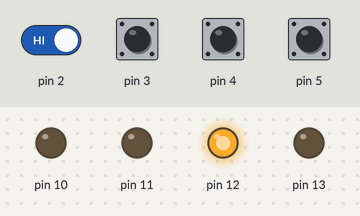
The sketch below on a simulated Arduino Uno, built with avr-gcc and run on an emulated ATmega328P. Shown: output pins drawn as LEDs (lit = HIGH). Inputs (shaded band) come from the test bench; at power-on: pin 2–5 HIGH. Random numbers use the default seed unless the sketch sets one.

Above: at 7.3 s.
7.4 s: pin 2 driven LOW
At 11.3 s:
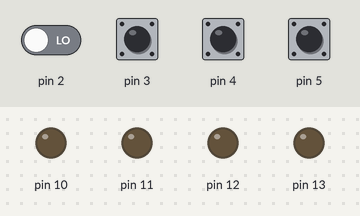
14.4 s: pin 2 driven HIGH
At 16.0 s:
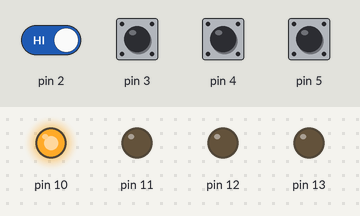
Timing chart, 0 to 25.9 s (numbered marks = the images above; inputs shaded):
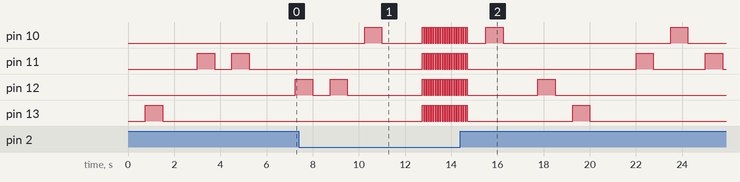

Measured:
- after the input at 7.4 s, pin 11, pin 13: alternates HIGH for 0.05 s and LOW for 0.05 s, starting after 5.4 s
- by itself, pin 11: alternates HIGH for 0.75 s and LOW for 0.75 s, 4 changes in all, then stays LOW

The sketch:

SimonSays.ino
```cpp
void setup() {
  // put your setup code here, to run once:
  pinMode(2, INPUT);
  pinMode(3, INPUT);
  pinMode(4, INPUT);
  pinMode(5, INPUT);
  pinMode(10, OUTPUT);
  pinMode(11, OUTPUT);
  pinMode(12, OUTPUT);
  pinMode(13, OUTPUT);
}
int k[4];
bool running = true;
void Randomize(int nb){
  delay(750);
  for(int i =0;i<nb;i++){
    k[i]=random(10,14);
    digitalWrite(k[i],HIGH);
    delay(750);
    digitalWrite(k[i],LOW);
    delay(750);
}
}

void Win()
{
  for(int j=0;j<10;j++)
    for(int i=10;i<14;i++)
    {
      digitalWrite(i,HIGH);
      delay(50);
      digitalWrite(i,LOW);
      delay(50);
    }
}
void Lose()
{
  for(int i =0;i<20;i++){
  digitalWrite(10,HIGH);
  digitalWrite(11,HIGH);
  digitalWrite(12,HIGH);
  digitalWrite(13,HIGH);
  delay(50);
  digitalWrite(10,LOW);
  digitalWrite(11,LOW);
  digitalWrite(12,LOW);
  digitalWrite(13,LOW);
  delay(50);
  }
  running = false;
}

void loop()
{
  running = true;
  while(running)
  {
    Randomize(1);
    while((digitalRead(2) == LOW) && (digitalRead(3) == LOW) && (digitalRead(4) == LOW) && (digitalRead(5) == LOW)){}
    if(digitalRead(k[0]-8)==HIGH)
    {
        Randomize(2);
        while((digitalRead(2) == LOW) && (digitalRead(3) == LOW) && (digitalRead(4) == LOW) && (digitalRead(5) == LOW)){}
        if(digitalRead(k[0]-8)==HIGH)
        {
            delay(500);
            while((digitalRead(2) == LOW) && (digitalRead(3) == LOW) && (digitalRead(4) == LOW) && (digitalRead(5) == LOW)){}
            if(digitalRead(k[1]-8)==HIGH)
            {
                Randomize(3);
                while((digitalRead(2) == LOW) && (digitalRead(3) == LOW) && (digitalRead(4) == LOW) && (digitalRead(5) == LOW)){}
                if(digitalRead(k[0]-8)==HIGH)
                {
                    delay(500);
                    while((digitalRead(2) == LOW) && (digitalRead(3) == LOW) && (digitalRead(4) == LOW) && (digitalRead(5) == LOW)){}
                    if(digitalRead(k[1]-8)==HIGH)
                    {
                        delay(500);
                        while((digitalRead(2) == LOW) && (digitalRead(3) == LOW) && (digitalRead(4) == LOW) && (digitalRead(5) == LOW)){}
                        if(digitalRead(k[2]-8)==HIGH)
                        {
                            Randomize(4);
                            while((digitalRead(2) == LOW) && (digitalRead(3) == LOW) && (digitalRead(4) == LOW) && (digitalRead(5) == LOW)){}
                            if(digitalRead(k[0]-8)==HIGH)
                            {
                                delay(500);
                                while((digitalRead(2) == LOW) && (digitalRead(3) == LOW) && (digitalRead(4) == LOW) && (digitalRead(5) == LOW)){}
                                if(digitalRead(k[1]-8)==HIGH)
                                {
                                    delay(500);
                                    while((digitalRead(2) == LOW) && (digitalRead(3) == LOW) && (digitalRead(4) == LOW) && (digitalRead(5) == LOW)){}
                                    if(digitalRead(k[2]-8)==HIGH)
                                    {
                                        delay(500);
                                        while((digitalRead(2) == LOW) && (digitalRead(3) == LOW) && (digitalRead(4) == LOW) && (digitalRead(5) == LOW)){}
                                        if(digitalRead(k[3]-8)==HIGH)
                                        {
                                            Win();
                                        }
                                        else
                                          Lose();
                                    }
                                    else
                                      Lose();
                                }
                                else
                                  Lose();
                            }
                            else
                              Lose();
                        }
                        else
                          Lose();
                    }
                    else
                      Lose();
                }
                else
                  Lose();
            }
            else
              Lose();
        }
        else
          Lose();
    }
    else
      Lose();
  }
}
```
